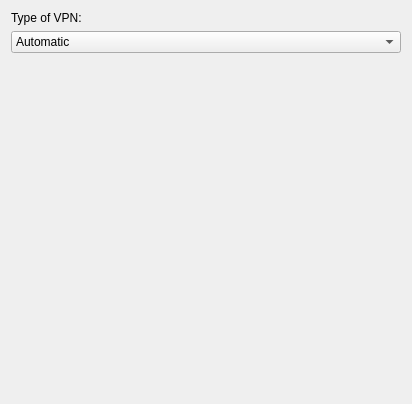
<?xml version="1.0" encoding="UTF-8"?>
<ui version="4.0">
 <class>VpnConnectionNetworkingWidget</class>
 <widget class="QWidget" name="VpnConnectionNetworkingWidget">
  <property name="geometry">
   <rect>
    <x>0</x>
    <y>0</y>
    <width>412</width>
    <height>404</height>
   </rect>
  </property>
  <property name="windowTitle">
   <string>Form</string>
  </property>
  <layout class="QGridLayout" name="gridLayout">
   <item row="0" column="0">
    <widget class="QLabel" name="typeLabel">
     <property name="text">
      <string>Type of VPN:</string>
     </property>
    </widget>
   </item>
   <item row="1" column="0">
    <widget class="QComboBox" name="typeComboBox">
     <item>
      <property name="text">
       <string>Automatic</string>
      </property>
     </item>
     <item>
      <property name="text">
       <string>PPTP VPN</string>
      </property>
     </item>
     <item>
      <property name="text">
       <string>L2TP IPsec VPN</string>
      </property>
     </item>
    </widget>
   </item>
   <item row="2" column="0">
    <spacer name="verticalSpacer">
     <property name="orientation">
      <enum>Qt::Vertical</enum>
     </property>
     <property name="sizeHint" stdset="0">
      <size>
       <width>20</width>
       <height>329</height>
      </size>
     </property>
    </spacer>
   </item>
  </layout>
 </widget>
 <resources/>
 <connections/>
 <buttongroups>
  <buttongroup name="buttonGroup"/>
 </buttongroups>
</ui>
